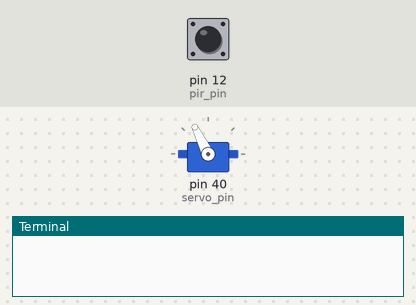
This program was run on a simulated Raspberry Pi (header pin numbers). Shown: servo, the last lines printed to the terminal. The inputs (shaded band) are chosen by the test bench; at power-on: pin 12 (pir_pin) HIGH. Servo angles are drawn from the pulse width (0.5 ms = 0°, 2.5 ms = 180°).

Above: at 1.26 s.
1.3 s: pin 12 (pir_pin) pulsed LOW 2 times (0.12 s each, 0.3 s apart)
At 1.85 s:
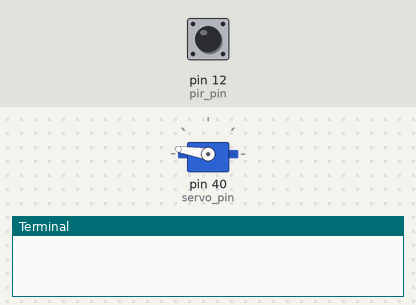
At 4.0 s:
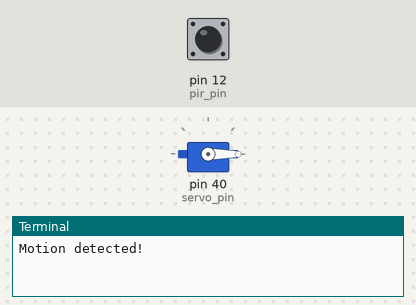
Timing chart, 0 to 5.5 s (numbered marks = the images above; inputs shaded):
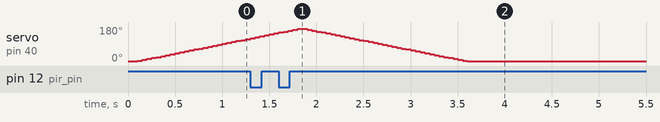

The program:

pir-motion_servo_1.py
```python
import RPi.GPIO as GPIO
import time

# Set GPIO pins for servo motor and PIR sensor
servo_pin = 40
pir_pin = 12

# Set up GPIO
GPIO.setmode(GPIO.BOARD)
GPIO.setwarnings(False)
GPIO.setup(servo_pin, GPIO.OUT)
GPIO.setup(pir_pin, GPIO.IN)

# Initialize servo motor
servo = GPIO.PWM(servo_pin, 50)  # PWM frequency of 50 Hz
servo.start(0)  # Initial position of the servo

# Flag to control servo behavior
motion_detected = False

# Interrupt function
def motion_detected_callback(channel):
    global motion_detected
    motion_detected = True

# Set up interrupt for PIR sensor
GPIO.add_event_detect(pir_pin, GPIO.RISING, callback=motion_detected_callback, )

try:
    while True:
        if motion_detected:
            print("Motion detected!")
            servo.stop()  # Stop the servo motor
            motion_detected = False  # Reset the flag

        else:
            for angle in range(0, 181, 5):
                duty = angle / 18 + 2
                servo.ChangeDutyCycle(duty)
                time.sleep(0.05)

            # Move servo back to 0 degrees
            for angle in range(180, -1, -5):
                duty = angle / 18 + 2
                servo.ChangeDutyCycle(duty)
                time.sleep(0.05)

except KeyboardInterrupt:
    servo.stop()
    GPIO.cleanup()
```

Measured:
- after the input at 1.3 s, servo on pin 40 (servo_pin): goes on until 3.6 s, then stays 0°
